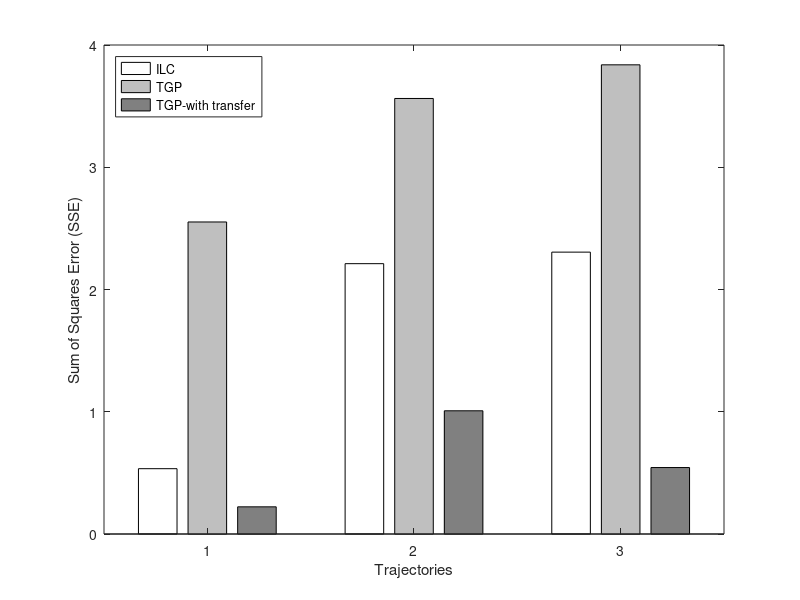

This chart was generated by the following MATLAB code:
clear; clc;
ilc = [0.534257, 2.211294, 2.305692];
tgp = [2.552392, 3.562660, 3.837903];
tgps = [0.222369, 1.007975, 0.543684];

D = [ilc',tgp',tgps'];

traj = 1:length(ilc);

hArray = bar(traj,D);%,'histic');
set(hArray(1),'EdgeColor','black','FaceColor','white');
set(hArray(2),'EdgeColor','black','FaceColor',[192,192,192]/256.);
set(hArray(3),'EdgeColor','black','FaceColor',[128,128,128]/256.);
%axis([0.5 length(ilc)+0.5  0 4]);
%set(gca,'XTick',1:length(ilc));
l = legend('ILC','TGP','TGP-with transfer' );
set(l,'Location','NorthWest');
xlabel('Trajectories');
ylabel('Sum of Squares Error (SSE)');